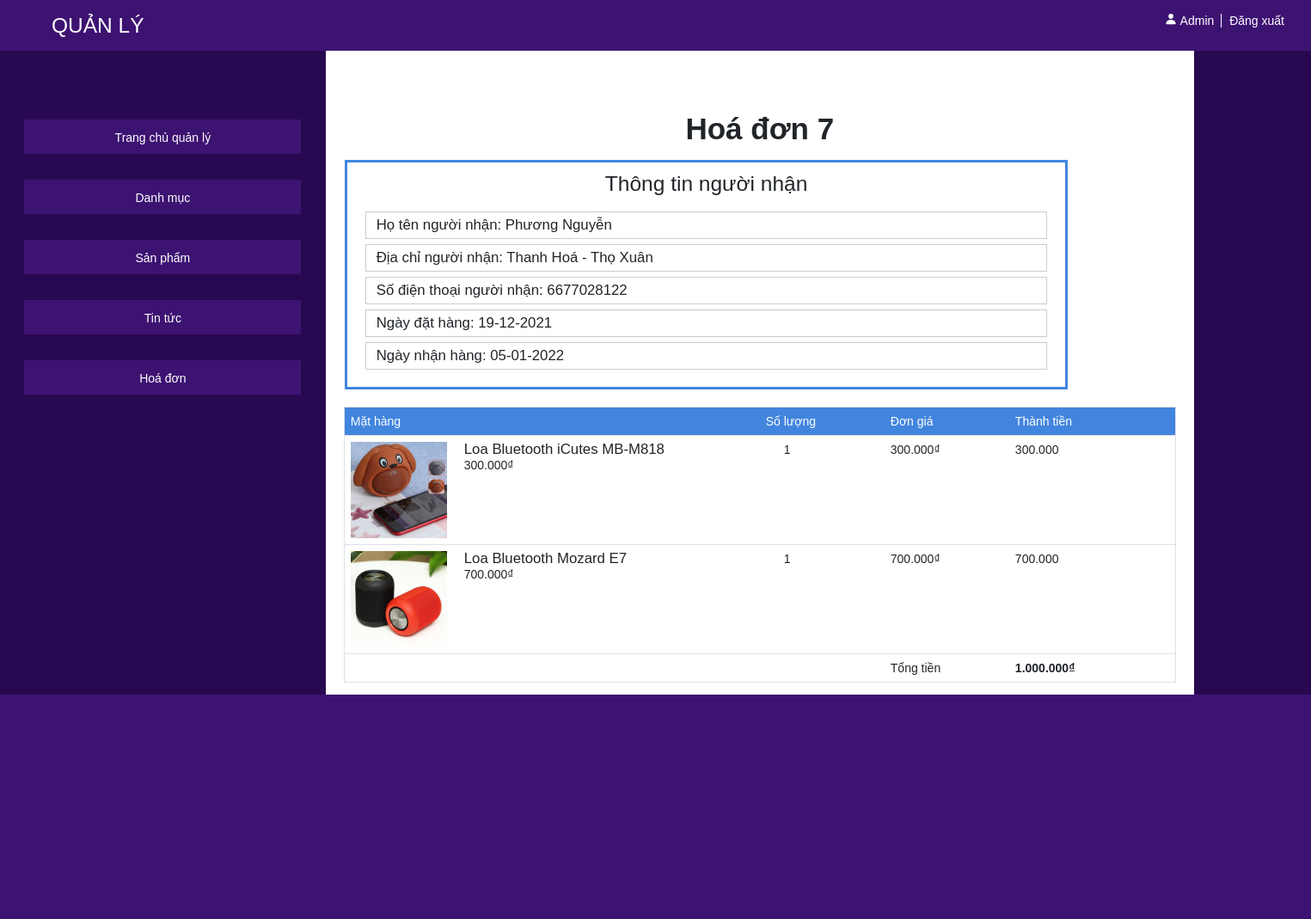
Page /Admin/Index.php?module=hoadon&act=xem&id=7 on the committed database.
### tables this page shows
CREATE TABLE `tbl_hoadon` (
  `mahd` int(11) NOT NULL,
  `tenkh` varchar(255) NOT NULL,
  `diachi` varchar(255) NOT NULL,
  `sdt` varchar(10) NOT NULL,
  `ngaydat` date NOT NULL DEFAULT current_timestamp(),
  `ngaynhan` date NOT NULL DEFAULT current_timestamp()
);

CREATE TABLE `tbl_cthd` (
  `macthd` int(11) NOT NULL,
  `mahd` int(11) NOT NULL,
  `masp` int(11) NOT NULL,
  `soluong` int(11) NOT NULL,
  `giamua` float NOT NULL
);

CREATE TABLE `san_pham` (
  `id_san_pham` int(11) NOT NULL,
  `ten_san_pham` varchar(255) NOT NULL,
  `anh_san_pham` varchar(500) NOT NULL,
  `mo_ta` mediumtext NOT NULL,
  `mau_sac` varchar(255) NOT NULL,
  `so_luong` int(11) NOT NULL,
  `gia` float NOT NULL,
  `id_danh_muc` int(11) NOT NULL
);

### Admin/Models/clsDatabase.php (called while the page is built, shortened)
<?php
class clsDatabase{
    public $conn = NULL;
    function __construct()
    {
        $servername = "localhost:3306";
        $user = "root";
        $pass = "";
        try{
            $this->conn = new PDO("mysql:host=$servername;dbname=dien_may_xanh",$user,$pass);
            $this->conn->query("SET NAMES UTF8");
        }
        catch(PDOException $e){
            echo "<p>" . $e->getMessage() . "</p>";
            die ("<p>LỖI KẾT NỐI CSDL</p>");
        }
    }
    function ThucthiSQL($sql, $param=NULL)
    {
        $ketqua=FALSE;
        $this->pdo_stm = $this->conn->prepare($sql);
        if($param==NULL)
            $ketqua = $this->pdo_stm->execute();
        else
            $ketqua = $this->pdo_stm->execute($param);
        return $ketqua;
    }
}
?>

### Admin/Models/clsHoaDon.php (called while the page is built, shortened)
<?php
require_once("clsDatabase.php");
class clsHoaDon extends clsDatabase
{
    function __construct()
    {
        parent::__construct();
    }
    public function LayHDByIdHD($id)
    {
        $sql = "SELECT * FROM tbl_hoadon WHERE mahd=?";
        $param = [$id];
        $ketqua = $this->ThucthiSQL($sql,$param);
        if($ketqua==TRUE)
            $this->data = $this->pdo_stm->fetchAll();
        return $ketqua;
    }
}
?>

### Admin/Models/clsCTHD.php (called while the page is built, shortened)
<?php
require_once("clsDatabase.php");
class clsCTHD extends clsDatabase
{
    function __construct()
    {
        parent::__construct();
    }
    public function XemHD($id)
    {
        $sql = "SELECT sp.ten_san_pham, sp.anh_san_pham, cthd.soluong, cthd.giamua, cthd.giamua*cthd.soluong AS tongtien FROM tbl_hoadon AS hd, tbl_cthd AS cthd, san_pham AS sp WHERE hd.mahd = cthd.mahd AND cthd.masp = sp.id_san_pham AND hd.mahd=?";
        $param = [$id];
        $ketqua = $this->ThucthiSQL($sql,$param);
        if($ketqua==TRUE)
            $this->data = $this->pdo_stm->fetchAll();
        return $ketqua;
    }
}
?>

### Admin/ViewS/HoaDon/vXemHD.php (the view)
<div class="text-header"><h1>Hoá đơn <?=$id?></h1></div>
<?php
$tong = 0;
$rowct = $cthd->data;
$rowhd = $hoadon->data;
?>
<div class="col-md-10" style="margin-left: 22px; margin-bottom: 20px;">
          <div
            class="container"
            id="mini_cart"
            style="border: 3px rgb(66,133,222) solid; margin-top:15px; "
            >
            <?php
                foreach($rowhd as $row)
                {
                    $nd = $row["ngaydat"];
                    $nn = $row["ngaynhan"];
            ?>
            <h3 style="line-height: 50px; text-align: center">Thông tin người nhận</h3>
            <table class="table table-stripped">
                <div style="margin-bottom: 6px; border: 1px #ccc solid;">
                    <label for="" style="font-size: larger; padding: 6px 12px;">Họ tên người nhận: <?=$row["tenkh"]?></label>
                </div>
                <div style="margin-bottom: 6px; border: 1px #ccc solid;">
                    <label for="" style="font-size: larger; padding: 6px 12px;">Địa chỉ người nhận: <?=$row["diachi"]?></label>
                </div>
                <div style="margin-bottom: 6px; border: 1px #ccc solid;">
                    <label for="" style="font-size: larger; padding: 6px 12px;">Số điện thoại người nhận: <?=$row["sdt"]?></label>
                </div>
                <div style="margin-bottom: 6px; border: 1px #ccc solid;">
                    <label for="" style="font-size: larger; padding: 6px 12px;">Ngày đặt hàng: <?=date("d-m-Y",strtotime($nd))?></label>
                </div>
                <div style="margin-bottom: 6px; border: 1px #ccc solid;">
                    <label for="" style="font-size: larger; padding: 6px 12px;">Ngày nhận hàng: <?=date("d-m-Y",strtotime($nn))?></label>
                </div>
            </table>
            <?php
                }
            ?>
          </div>
        </div>
<div class="container">
            <table class="table table-stripped">
                <tr
                    style="
                    font-size: 1rem;
                    background-color: rgb(66,133,222);
                    color: white;
                    "
                >
                    <th style="width: 50%">Mặt hàng</th>
                    <th style="width: 15%">Số lượng</th>
                    <th style="width: 15%">Đơn giá</th>
                    <th style="width: 20%">Thành tiền</th>
                </tr>
                <?php
                foreach($rowct as $row)
                {
                    $tong += $row["tongtien"];
                ?>
                <tr>
                <td>
                  <div class="cart-info">
                    <img
                      src="../Admin/Assets/IMG/SanPham/<?=$row["anh_san_pham"]?>"
                      alt="Ảnh sản phẩm"
                      style="width: 8rem; margin-right: 20px; float: left"
                    />
                    <div>
                      <span style="font-size: 1.2rem">
                        <?=$row["ten_san_pham"]?>
                      </span>
                      <br />
                      <span> <?=number_format($row['giamua']*$row["soluong"],0,',','.')?>₫ </span>
                      <br />
                    </div>
                  </div>
                </td>
                <td>
                  <p id="item_1" class="" style="text-align: center; width: 50px;"><?=$row["soluong"]?></p>
                </td>
                <td id="price_item_1"><?=number_format($row['giamua'],0,',','.')?>₫</td>
                <td id="total_item_1"><?=number_format($row['tongtien'],0,',','.')?></td>
                <?php
                }
                ?>
                </tr>
                <tr>
                <td colspan="2"></td>
                <td class="text-right" style="border-top: 2px var(--red) solid">
                  Tổng tiền
                </td>
                <td
                  style="font-weight: 900; border-top: 2px var(--red) solid"
                  class="cart_subtotal"
                >
                    <?=number_format($tong,0,',','.')?>₫
                </td>
              </tr>
            </table>
          </div>

### Admin/Index.php (shortened to what this page needs)
<!doctype html>
<html lang="en">
  <head>
    <link rel="stylesheet" type="text/css" href="Assets/CSS/style.css">
    <link rel="stylesheet" href="https://cdn.jsdelivr.net/npm/bootstrap@5.0.2/dist/css/bootstrap.min.css">
  </head>
  <body>
  <div  class="header">
    <header>
      <div class="row" style="width: 1515px;">
        <div class="col">
          <h3>QUẢN LÝ</h3>
        </div>
        <div class="col-md-auto">
          <ion-icon name="person" class="icon_admin"></ion-icon>
          <p>Admin</p>
          <a href="../DangNhap/index.php" style="margin-left: 5px;" onClick="return confirm('Bạn muốn đăng xuất?')">Đăng xuất</a>
        </div>
      </div>
    </header>
  </div>
    <main class="container-main">
      <div class="row" style=" margin: 0px; width: 1515px; min-height: 560px;">
        <div class="col-lg-3" style="padding: 50px 0;background-color: #280951; height: 400px;">
            <a href="Index.php" class="menu-bt">
                <div class="menu-select">Trang chủ quản lý</div>
            </a>
            <a href="?module=danhmuc" class="menu-bt">
                <div class="menu-select">Danh mục</div>
            </a>
            <a href="?module=sanpham" class="menu-bt">
                <div class="menu-select">Sản phẩm</div>
            </a>
            <a href="?module=tintuc" class="menu-bt">
                <div class="menu-select">Tin tức</div>
            </a>
            <a href="?module=hoadon" class="menu-bt">
                <div class="menu-select">Hoá đơn</div>
            </a>
        </div>
        <div class="col-lg-8 main-right" style="padding: 0px; background-color: #fff;">
          <?php
            $module = (isset($_REQUEST["module"]))?$_REQUEST["module"]:"";
            if($module=="danhmuc")
            {
              require("Controllers/DanhMuc/ctlDanhMuc.php");
            }
            else if($module=="sanpham")
            {
              require("Controllers/SanPham/ctlSanPham.php");
            }
            else if($module=="tintuc")
            {
              require("Controllers/TinTuc/ctlTinTuc.php");
            }
            else if($module=="hoadon")
            {
              require("Controllers/HoaDon/ctlHoaDon.php");
            }
            else
            {
              require("Controllers/TrangChu/ctlTrangChu.php");
            }
          ?>
        </div>
        <div class="col-lg-1 main-right" style="padding: 0px;">
      </div>
    </main>
    <footer>
        <div class="footer"></div>
    </footer>
  </body>
</html>

### Admin/Controllers/HoaDon/ctlHoaDon.php
<?php
require_once("Models/clsHoaDon.php");
require_once("Models/clsCTHD.php");
$act = isset($_REQUEST["act"])?$_REQUEST["act"]:"";
$id = isset($_REQUEST["id"])?$_REQUEST["id"]:"";
$hoadon = new clsHoaDon();
$cthd = new clsCTHD();
if($act == "xem")
{
    $ketqua = $cthd->XemHD($id);
    $ketqua = $hoadon->LayHDByIdHD($id);
    require("ViewS/HoaDon/vXemHD.php");
}
else
{
    $ketqua = $hoadon->LayDSHD();
    require("ViewS/HoaDon/vHoaDon.php");
}
?>

### Admin/Assets/CSS/style.css (style rules this page uses)
* { font-size:12px; font:14px/18px Arial,Helvetica,sans-serif; margin:0px; padding:0px; box-sizing:border-box; }
.header { background-color: #3d1372; padding: 15px 0; }
.header .row .col h3 { margin-bottom: 0px; margin-left: 60px; }
.header .row .col { color: #fff; margin-top: auto; margin-bottom: auto; }
.header .row .col-md-auto { float: left; }
.header .row .col-md-auto .icon_admin { color: #fff; font-size: 14px; }
.header .row .col-md-auto p { padding-right: 8px; display: inline; color: #fff; font-size: 14px; border-right: 1px solid #fff; }
.header .row .col-md-auto a { text-decoration: none; color: #fff; }
.container-main { background-color: #280951; }
.menu-bt { text-decoration: none; color: #fff; }
.menu-select { text-align: center; background-color: #3d1372; height: 40px; width: 85%; margin-left: auto; margin-right: auto; padding-top: 11px; padding-bottom: auto; border: 1px solid #3d1372; margin-top: 30px; }
.text-header { text-align: center; margin-top: 70px; }
.text-header h1 { font-weight: bold; }
.footer { background-color: #3d1372; width: 100%; height: 261px; }
.table { border: 1px solid black; }

### rows in the picture
tbl_hoadon: tenkh "Phương Nguyễn", diachi "Thanh Hoá - Thọ Xuân", sdt "6677028122", ngaydat "19-12-2021", ngaynhan "05-01-2022"
tbl_cthd: masp.anh_san_pham (picture), masp.ten_san_pham "Loa Bluetooth iCutes MB-M818", $row['giamua']*$row["soluong"] "300.000", soluong "1", giamua "300.000", tongtien "300.000"
tbl_cthd: masp.anh_san_pham (picture), masp.ten_san_pham "Loa Bluetooth Mozard E7", $row['giamua']*$row["soluong"] "700.000", soluong "1", giamua "700.000", tongtien "700.000"

### other values in the picture
$id "7"
$tong "1.000.000"
